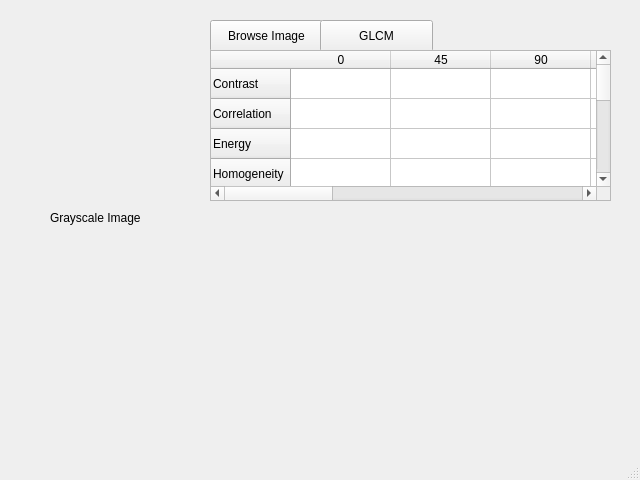
<?xml version="1.0" encoding="UTF-8"?>
<ui version="4.0">
 <class>MainWindow</class>
 <widget class="QMainWindow" name="MainWindow">
  <property name="geometry">
   <rect>
    <x>0</x>
    <y>0</y>
    <width>640</width>
    <height>480</height>
   </rect>
  </property>
  <property name="windowTitle">
   <string>MainWindow</string>
  </property>
  <widget class="QWidget" name="centralwidget">
   <widget class="QLabel" name="label">
    <property name="geometry">
     <rect>
      <x>10</x>
      <y>20</y>
      <width>191</width>
      <height>181</height>
     </rect>
    </property>
    <property name="text">
     <string/>
    </property>
    <property name="pixmap">
     <pixmap>../../Downloads/kalehub-2.png</pixmap>
    </property>
    <property name="scaledContents">
     <bool>true</bool>
    </property>
   </widget>
   <widget class="QLabel" name="label_2">
    <property name="geometry">
     <rect>
      <x>50</x>
      <y>210</y>
      <width>101</width>
      <height>16</height>
     </rect>
    </property>
    <property name="text">
     <string>Grayscale Image</string>
    </property>
   </widget>
   <widget class="QPushButton" name="pushButton">
    <property name="geometry">
     <rect>
      <x>210</x>
      <y>20</y>
      <width>113</width>
      <height>32</height>
     </rect>
    </property>
    <property name="text">
     <string>Browse Image</string>
    </property>
   </widget>
   <widget class="QPushButton" name="pushButton_2">
    <property name="geometry">
     <rect>
      <x>320</x>
      <y>20</y>
      <width>113</width>
      <height>32</height>
     </rect>
    </property>
    <property name="text">
     <string>GLCM</string>
    </property>
   </widget>
   <widget class="QTableWidget" name="tableWidget">
    <property name="geometry">
     <rect>
      <x>210</x>
      <y>50</y>
      <width>401</width>
      <height>151</height>
     </rect>
    </property>
    <property name="verticalScrollBarPolicy">
     <enum>Qt::ScrollBarAlwaysOn</enum>
    </property>
    <property name="horizontalScrollBarPolicy">
     <enum>Qt::ScrollBarAlwaysOn</enum>
    </property>
    <property name="rowCount">
     <number>9</number>
    </property>
    <property name="columnCount">
     <number>10</number>
    </property>
    <row>
     <property name="text">
      <string>Contrast</string>
     </property>
    </row>
    <row>
     <property name="text">
      <string>Correlation</string>
     </property>
    </row>
    <row>
     <property name="text">
      <string>Energy</string>
     </property>
    </row>
    <row>
     <property name="text">
      <string>Homogeneity</string>
     </property>
    </row>
    <row/>
    <row/>
    <row/>
    <row/>
    <row/>
    <column>
     <property name="text">
      <string>0</string>
     </property>
    </column>
    <column>
     <property name="text">
      <string>45</string>
     </property>
    </column>
    <column>
     <property name="text">
      <string>90</string>
     </property>
    </column>
    <column>
     <property name="text">
      <string>135</string>
     </property>
    </column>
    <column>
     <property name="text">
      <string>Mean</string>
     </property>
    </column>
    <column/>
    <column/>
    <column/>
    <column/>
    <column/>
   </widget>
  </widget>
  <widget class="QMenuBar" name="menubar">
   <property name="geometry">
    <rect>
     <x>0</x>
     <y>0</y>
     <width>640</width>
     <height>24</height>
    </rect>
   </property>
  </widget>
  <widget class="QStatusBar" name="statusbar"/>
 </widget>
 <resources/>
 <connections/>
</ui>
